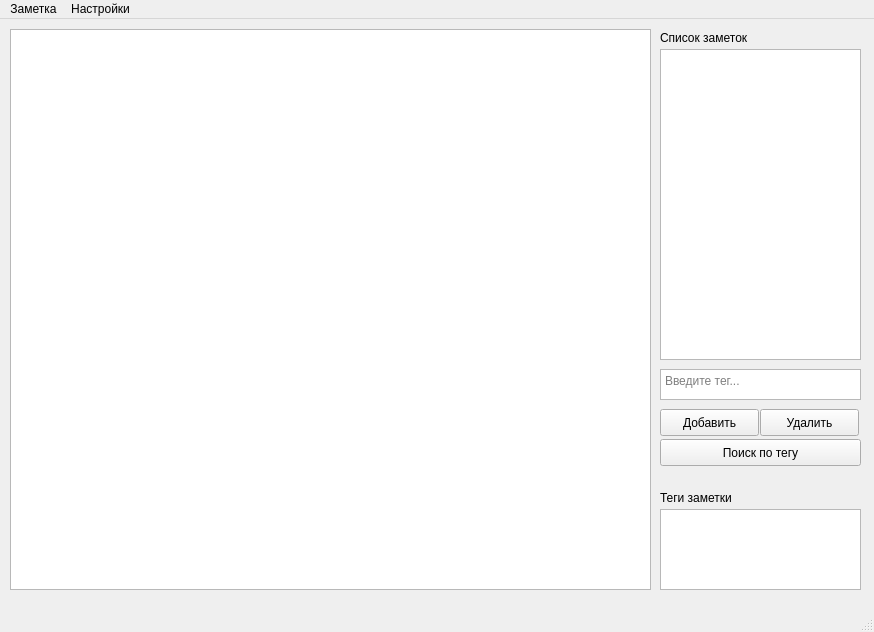
<?xml version="1.0" encoding="UTF-8"?>
<ui version="4.0">
 <class>MainWindow</class>
 <widget class="QMainWindow" name="MainWindow">
  <property name="geometry">
   <rect>
    <x>0</x>
    <y>0</y>
    <width>874</width>
    <height>632</height>
   </rect>
  </property>
  <property name="windowTitle">
   <string>MainWindow</string>
  </property>
  <widget class="QWidget" name="centralwidget">
   <widget class="QTextEdit" name="textEdit">
    <property name="geometry">
     <rect>
      <x>10</x>
      <y>10</y>
      <width>641</width>
      <height>561</height>
     </rect>
    </property>
   </widget>
   <widget class="QTextEdit" name="textEdit_3">
    <property name="geometry">
     <rect>
      <x>660</x>
      <y>350</y>
      <width>201</width>
      <height>31</height>
     </rect>
    </property>
    <property name="placeholderText">
     <string>Введите тег...</string>
    </property>
   </widget>
   <widget class="QPushButton" name="pushButton">
    <property name="geometry">
     <rect>
      <x>660</x>
      <y>390</y>
      <width>99</width>
      <height>27</height>
     </rect>
    </property>
    <property name="text">
     <string>Добавить</string>
    </property>
   </widget>
   <widget class="QListView" name="listView">
    <property name="geometry">
     <rect>
      <x>660</x>
      <y>30</y>
      <width>201</width>
      <height>311</height>
     </rect>
    </property>
   </widget>
   <widget class="QLabel" name="label">
    <property name="geometry">
     <rect>
      <x>660</x>
      <y>10</y>
      <width>131</width>
      <height>17</height>
     </rect>
    </property>
    <property name="text">
     <string>Список заметок</string>
    </property>
   </widget>
   <widget class="QPushButton" name="pushButton_2">
    <property name="geometry">
     <rect>
      <x>760</x>
      <y>390</y>
      <width>99</width>
      <height>27</height>
     </rect>
    </property>
    <property name="text">
     <string>Удалить</string>
    </property>
   </widget>
   <widget class="QListView" name="listView_2">
    <property name="geometry">
     <rect>
      <x>660</x>
      <y>490</y>
      <width>201</width>
      <height>81</height>
     </rect>
    </property>
   </widget>
   <widget class="QLabel" name="label_2">
    <property name="geometry">
     <rect>
      <x>660</x>
      <y>470</y>
      <width>131</width>
      <height>17</height>
     </rect>
    </property>
    <property name="text">
     <string>Теги заметки</string>
    </property>
   </widget>
   <widget class="QPushButton" name="pushButton_3">
    <property name="geometry">
     <rect>
      <x>660</x>
      <y>420</y>
      <width>201</width>
      <height>27</height>
     </rect>
    </property>
    <property name="text">
     <string>Поиск по тегу</string>
    </property>
   </widget>
  </widget>
  <widget class="QStatusBar" name="statusbar"/>
  <widget class="QMenuBar" name="menubar">
   <property name="geometry">
    <rect>
     <x>0</x>
     <y>0</y>
     <width>874</width>
     <height>25</height>
    </rect>
   </property>
   <widget class="QMenu" name="menuFile">
    <property name="title">
     <string>Заметка</string>
    </property>
    <addaction name="actionNew"/>
    <addaction name="actionOpen"/>
    <addaction name="actionSave"/>
   </widget>
   <widget class="QMenu" name="menu">
    <property name="title">
     <string>Настройки</string>
    </property>
    <addaction name="action_2"/>
   </widget>
   <addaction name="menuFile"/>
   <addaction name="menu"/>
  </widget>
  <action name="actionNew">
   <property name="text">
    <string>Создать</string>
   </property>
  </action>
  <action name="actionSave">
   <property name="text">
    <string>Сохранить...</string>
   </property>
  </action>
  <action name="actionOpen">
   <property name="text">
    <string>Открыть...</string>
   </property>
  </action>
  <action name="actionOpen_and_edit">
   <property name="text">
    <string>Open and edit</string>
   </property>
  </action>
  <action name="actionBy_Name">
   <property name="text">
    <string>По имени</string>
   </property>
  </action>
  <action name="actionBy_Tag">
   <property name="text">
    <string>По тегу</string>
   </property>
  </action>
  <action name="action">
   <property name="text">
    <string>По дате создания</string>
   </property>
  </action>
  <action name="action_2">
   <property name="text">
    <string>Выбрать рабочую папку...</string>
   </property>
  </action>
 </widget>
 <resources/>
 <connections/>
</ui>
